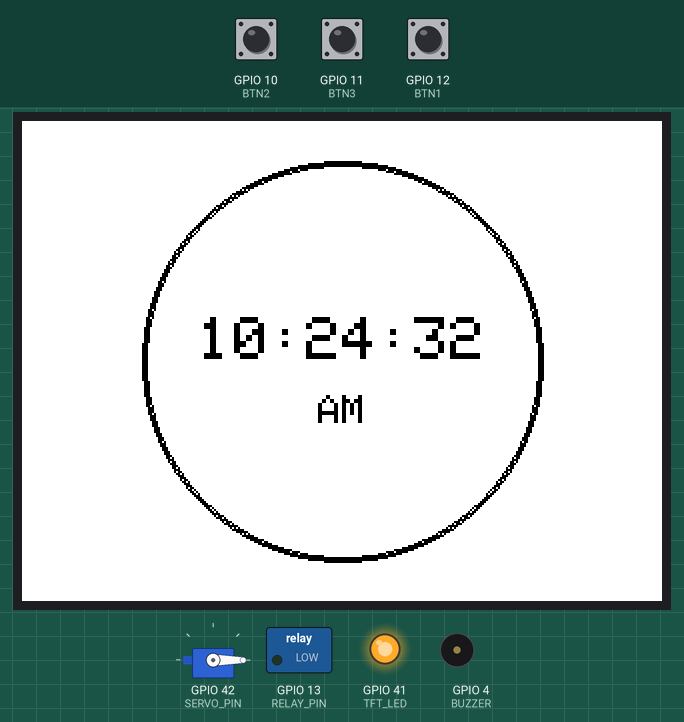
Recording of a sketch running on a simulated ESP32-S3. On the bench: servo, 320×240 colour display, switched loads named in the sketch (green lamp = pin HIGH), output pins drawn as LEDs (lit = HIGH), buzzer (waves = sounding, pin HIGH). The test bench sets the inputs (shaded band); at power-on: GPIO 12 (BTN1) LOW, GPIO 10 (BTN2) LOW, GPIO 11 (BTN3) LOW. The local clock reads 2024-03-15 10:24:30 at power-on unless the sketch sets it; what the sketch prints to the serial monitor is not drawn.

Above: at 2.6 s.
2.7 s: GPIO 12 (BTN1) pulled HIGH for 3.2 s
At 5.4 s:
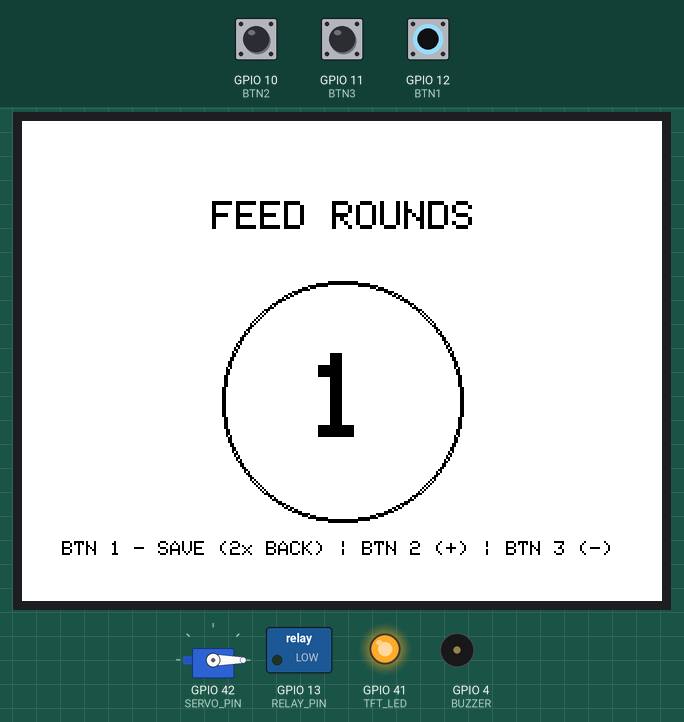
7.4 s: GPIO 12 (BTN1) pulled HIGH for 3.2 s
At 11.3 s:
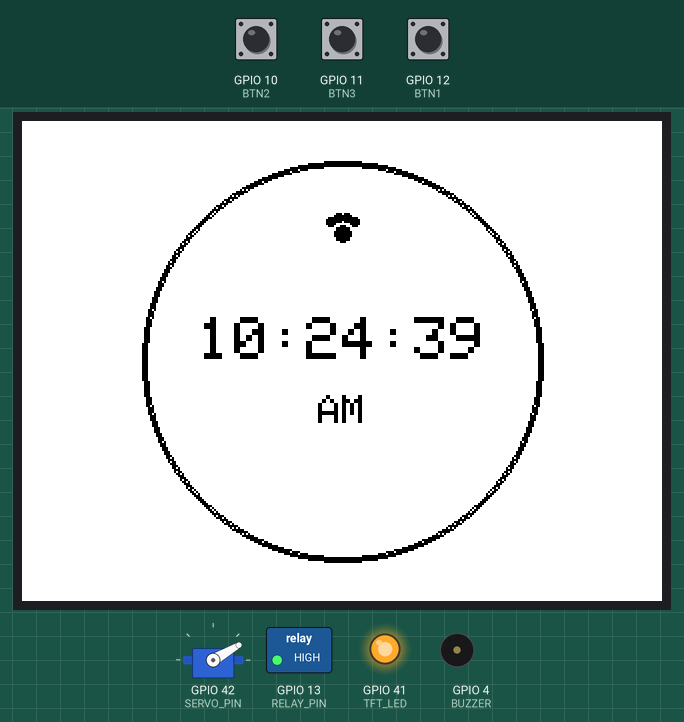
13.1 s: GPIO 10 (BTN2) pulled HIGH for 3.2 s
At 13.3 s:
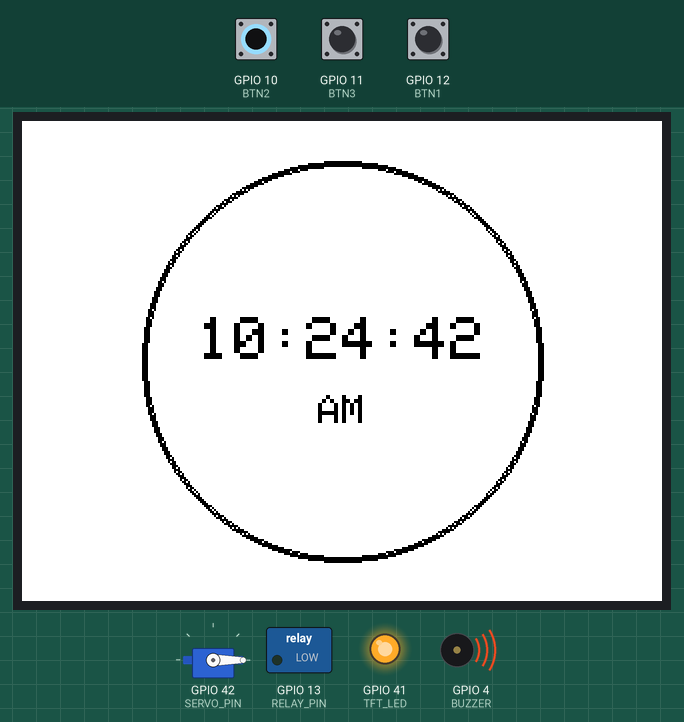
17.8 s: GPIO 11 (BTN3) pulled HIGH for 1 s
At 19.3 s:
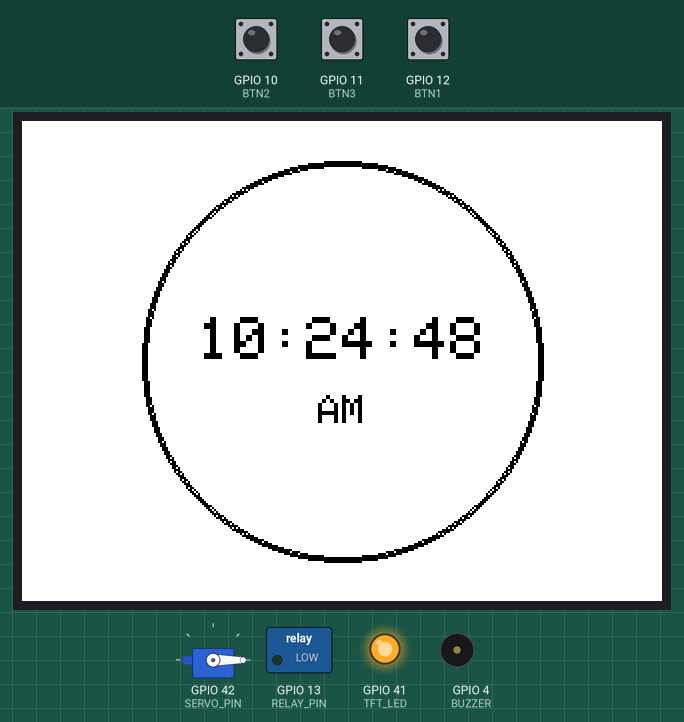
20.3 s: GPIO 10 (BTN2) pulled HIGH for 0.15 s
At 21.6 s:
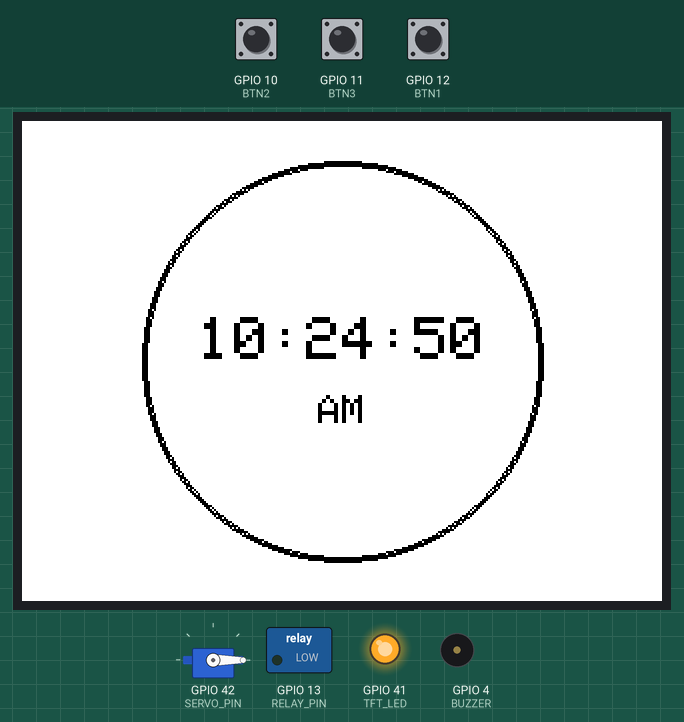
22.3 s: GPIO 11 (BTN3) pulled HIGH for 0.15 s
At 24.4 s:
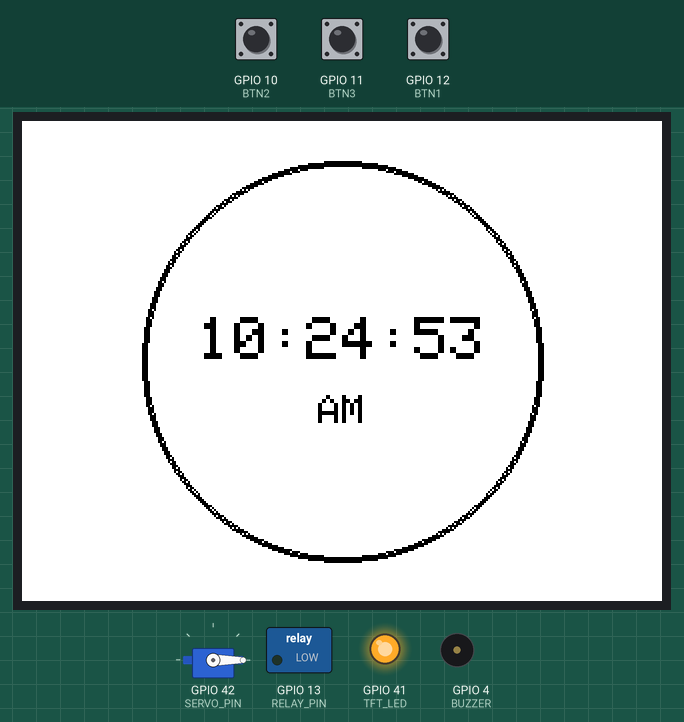
Timing chart, 0 to 25.3 s (numbered marks = the images above; inputs shaded):
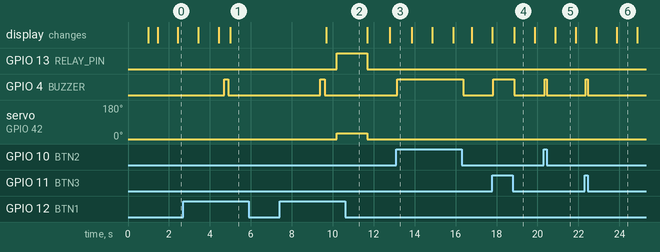

Measured:
- after the input at 2.7 s, GPIO 4 (BUZZER): LOW → HIGH after 2.0 s, → LOW 0.20 s later; the display: first differs from a run without the input after 2.3 s (image 1)
- after the input at 7.4 s, GPIO 13 (RELAY_PIN): LOW → HIGH after 2.8 s, → LOW 1.5 s later; GPIO 4 (BUZZER): LOW → HIGH after 2.0 s, → LOW 0.20 s later; servo on GPIO 42 (SERVO_PIN): 0° → 30° after 2.8 s, → 0° 1.5 s later; the display: changes after 2.3 s (image 2)
- after the input at 13.1 s, GPIO 4 (BUZZER): LOW → HIGH after 0.05 s, → LOW 3.2 s later
- after the input at 17.8 s, GPIO 4 (BUZZER): LOW → HIGH after 0.05 s, → LOW 1.0 s later
- after the input at 20.3 s, GPIO 4 (BUZZER): LOW → HIGH after 0.05 s, → LOW 0.10 s later
- after the input at 22.3 s, GPIO 4 (BUZZER): LOW → HIGH after 0.05 s, → LOW 0.10 s later
- what the display in image 5 shows lasts 1.0 s, from 20.9 s to 21.9 s

The sketch:

base3_feed_rounds.ino
```cpp
/*
 * ST7789 Display Configuration Template
 *
 * Display Pins:
 * MOSI -> GPIO35, MISO -> GPIO37, SCK -> GPIO36
 * CS -> GPIO38, DC -> GPIO39, RST -> GPIO40, LED -> GPIO41
 *
 * RTC Pins (DS1302):
 * CLK -> GPIO18, DAT -> GPIO19, RST -> GPIO20
 *
 * Button Pins (Pull-down):
 * BTN1 -> GPIO10, BTN2 -> GPIO11, BTN3 -> GPIO12
 *
 * Buzzer Pin:
 * BUZZER -> GPIO4 (Active Buzzer)
 *
 * Libraries: Adafruit_ST7789, Adafruit_GFX, ThreeWire, RtcDS1302
 */

#include <Adafruit_GFX.h>
#include <Adafruit_ST7789.h>
#include <SPI.h>
#include <ThreeWire.h>
#include <RtcDS1302.h>
#include <ESP32Servo.h>

// Display pins
#define TFT_CS   38
#define TFT_DC   39
#define TFT_RST  40
#define TFT_MOSI 35
#define TFT_MISO 37
#define TFT_CLK  36
#define TFT_LED  41

// RTC pins
#define RTC_CLK  18
#define RTC_DAT  19
#define RTC_RST  20

// Button pins (pull-down)
#define BTN1     12
#define BTN2     10
#define BTN3     11

// Buzzer pin
#define BUZZER   4

// Feed system pins
#define SERVO_PIN 42
#define RELAY_PIN 13

// Create display object
Adafruit_ST7789 tft = Adafruit_ST7789(TFT_CS, TFT_DC, TFT_MOSI, TFT_CLK, TFT_RST);

// Create RTC object
ThreeWire myWire(RTC_DAT, RTC_CLK, RTC_RST);
RtcDS1302<ThreeWire> Rtc(myWire);

// Create Servo object
Servo feedServo;

// Mode management
enum Mode {
  HOME_MODE,
  FEED_ROUNDS_MODE
};

Mode currentMode = HOME_MODE;

// Button state tracking
unsigned long lastDebounceTime[3] = {0, 0, 0};
bool lastButtonState[3] = {LOW, LOW, LOW};
const unsigned long debounceDelay = 50;

// Long press tracking for Button 1
unsigned long btn1PressStartTime = 0;
bool btn1LongPressTriggered = false;
const unsigned long longPressDuration = 2000;  // 2 seconds

// Double press tracking for Button 1 (to exit Feed Rounds mode)
unsigned long lastBtn1PressTime = 0;
int btn1PressCount = 0;
const unsigned long doublePressWindow = 500;  // 500ms window for double press

// Feed rounds state
int totalRounds = 1;  // Default 1 round
bool feedingComplete = false;
bool showBowlIcon = false;
unsigned long bowlIconStartTime = 0;
const unsigned long bowlIconDuration = 1000;  // Show for 5 seconds

void setup() {
  Serial.begin(115200);
  delay(1000);
  Serial.println("Initializing Display and RTC...");

  // Initialize display backlight
  pinMode(TFT_LED, OUTPUT);
  digitalWrite(TFT_LED, HIGH);  // Turn on backlight

  // Initialize button pins
  pinMode(BTN1, INPUT);
  pinMode(BTN2, INPUT);
  pinMode(BTN3, INPUT);

  // Initialize buzzer pin
  pinMode(BUZZER, OUTPUT);
  digitalWrite(BUZZER, LOW);

  // Initialize feed system
  pinMode(RELAY_PIN, OUTPUT);
  digitalWrite(RELAY_PIN, LOW);
  feedServo.attach(SERVO_PIN);
  feedServo.write(0);  // Initial position

  // Initialize ST7789 display
  tft.init(240, 320, SPI_MODE0);
  tft.invertDisplay(false);
  tft.setRotation(1);  // Landscape mode (320x240)
  delay(100);

  // Clear screen
  tft.fillScreen(ST77XX_WHITE);

  // Initialize RTC
  Rtc.Begin();

  RtcDateTime compiled = RtcDateTime(__DATE__, __TIME__);

  if (!Rtc.IsDateTimeValid()) {
    Serial.println("RTC lost confidence in the DateTime!");
    Serial.println("Resetting to 12:00:00 AM");
    // Reset to 12:00:00 AM (midnight) with current date
    RtcDateTime midnight = RtcDateTime(compiled.Year(), compiled.Month(), compiled.Day(), 0, 0, 0);
    Rtc.SetDateTime(midnight);
  }

  if (!Rtc.GetIsRunning()) {
    Serial.println("RTC was not actively running, starting now");
    Rtc.SetIsRunning(true);
  }

  // Auto-sync with compile time when uploaded
  RtcDateTime now = Rtc.GetDateTime();
  if (now < compiled) {
    Serial.println("RTC time is older than compile time. Auto-syncing...");
    Rtc.SetDateTime(compiled);
    Serial.print("Time synced to: ");
    Serial.print(__DATE__);
    Serial.print(" ");
    Serial.println(__TIME__);
  }

  Rtc.SetIsWriteProtected(false);

  Serial.println("Display and RTC Ready!");

  // Draw initial UI
  drawClockUI();
}

void loop() {
  static unsigned long lastUpdate = 0;

  if (currentMode == HOME_MODE) {
    // Update every second
    if (millis() - lastUpdate >= 1000) {
      lastUpdate = millis();
      updateTime();
    }

    // Check for bowl icon timeout
    if (showBowlIcon && (millis() - bowlIconStartTime >= bowlIconDuration)) {
      showBowlIcon = false;
      drawClockUI();  // Redraw to remove icon
    }

    // Check buttons (including long press for Button 1)
    checkHomeButtons();

  } else if (currentMode == FEED_ROUNDS_MODE) {
    checkFeedButtons();
  }
}

// Check button states in HOME mode
void checkHomeButtons() {
  bool currentBtn1State = digitalRead(BTN1);

  // Long press detection for Button 1
  if (currentBtn1State == HIGH && lastButtonState[0] == LOW) {
    // Button just pressed
    btn1PressStartTime = millis();
    btn1LongPressTriggered = false;
  }

  if (currentBtn1State == HIGH && !btn1LongPressTriggered) {
    // Check if held for 2 seconds
    if (millis() - btn1PressStartTime >= longPressDuration) {
      btn1LongPressTriggered = true;

      // Buzz to confirm
      digitalWrite(BUZZER, HIGH);
      delay(200);
      digitalWrite(BUZZER, LOW);

      // Switch to Feed Rounds Mode
      currentMode = FEED_ROUNDS_MODE;
      totalRounds = 1;  // Reset to default
      drawFeedRoundsUI();

      Serial.println("Entering Feed Rounds Mode");
    }
  }

  lastButtonState[0] = currentBtn1State;

  // Check other buttons for normal press
  int buttons[2] = {BTN2, BTN3};
  for (int i = 0; i < 2; i++) {
    bool currentState = digitalRead(buttons[i]);

    if (currentState != lastButtonState[i + 1]) {
      lastDebounceTime[i + 1] = millis();
    }

    if ((millis() - lastDebounceTime[i + 1]) > debounceDelay) {
      if (currentState == HIGH) {
        digitalWrite(BUZZER, HIGH);
        delay(100);
        digitalWrite(BUZZER, LOW);

        Serial.print("Button ");
        Serial.print(i + 2);
        Serial.println(" pressed!");
      }
    }

    lastButtonState[i + 1] = currentState;
  }
}

// Check button states in FEED_ROUNDS mode
void checkFeedButtons() {
  bool btn1State = digitalRead(BTN1);
  bool btn2State = digitalRead(BTN2);
  bool btn3State = digitalRead(BTN3);

  // BTN2: Increase rounds
  if (btn2State == HIGH && lastButtonState[1] == LOW) {
    if (totalRounds < 10) {
      totalRounds++;
      updateFeedRoundsDisplay();

      digitalWrite(BUZZER, HIGH);
      delay(100);
      digitalWrite(BUZZER, LOW);
    }
    delay(200);  // Simple debounce
  }

  // BTN3: Decrease rounds
  if (btn3State == HIGH && lastButtonState[2] == LOW) {
    if (totalRounds > 1) {
      totalRounds--;
      updateFeedRoundsDisplay();

      digitalWrite(BUZZER, HIGH);
      delay(100);
      digitalWrite(BUZZER, LOW);
    }
    delay(200);  // Simple debounce
  }

  // BTN1: Double press to go back, Long press to save and execute
  if (btn1State == HIGH && lastButtonState[0] == LOW) {
    unsigned long currentTime = millis();

    // Check if this is within double press window
    if (currentTime - lastBtn1PressTime <= doublePressWindow) {
      btn1PressCount++;

      if (btn1PressCount >= 2) {
        // Double press detected - go back to home
        digitalWrite(BUZZER, HIGH);
        delay(100);
        digitalWrite(BUZZER, LOW);
        delay(50);
        digitalWrite(BUZZER, HIGH);
        delay(100);
        digitalWrite(BUZZER, LOW);

        Serial.println("Double press detected. Returning to home...");

        currentMode = HOME_MODE;
        btn1PressCount = 0;
        drawClockUI();

        lastButtonState[0] = btn1State;
        lastButtonState[1] = btn2State;
        lastButtonState[2] = btn3State;
        return;
      }
    } else {
      // Reset count if outside window
      btn1PressCount = 1;
    }

    lastBtn1PressTime = currentTime;
    btn1PressStartTime = currentTime;
    btn1LongPressTriggered = false;
  }

  // Reset press count if window expired
  if (millis() - lastBtn1PressTime > doublePressWindow) {
    btn1PressCount = 0;
  }

  // Long press detection for save and execute
  if (btn1State == HIGH && !btn1LongPressTriggered) {
    if (millis() - btn1PressStartTime >= longPressDuration) {
      btn1LongPressTriggered = true;
      btn1PressCount = 0;  // Reset double press counter

      // Buzz to confirm
      digitalWrite(BUZZER, HIGH);
      delay(200);
      digitalWrite(BUZZER, LOW);

      Serial.print("Saved ");
      Serial.print(totalRounds);
      Serial.println(" rounds. Returning to home...");

      // Return to home mode and show paw icon FIRST
      currentMode = HOME_MODE;
      showBowlIcon = true;
      bowlIconStartTime = millis();
      drawClockUI();

      // Small delay to show the icon before feeding starts
      delay(500);

      // Execute feeding rounds
      executeFeedRounds();

      // Update the icon start time after feeding completes
      bowlIconStartTime = millis();
    }
  }

  lastButtonState[0] = btn1State;
  lastButtonState[1] = btn2State;
  lastButtonState[2] = btn3State;
}

// Draw minimalist clock UI with circular border
void drawClockUI() {
  tft.fillScreen(ST77XX_WHITE);

  // Draw circular border (centered)
  int centerX = 160;
  int centerY = 120;
  int radius = 100;

  // Draw thick circle border
  for (int i = 0; i < 3; i++) {
    tft.drawCircle(centerX, centerY, radius - i, ST77XX_BLACK);
  }

  // Draw bowl icon if needed
  if (showBowlIcon) {
    drawBowlIcon();
  }

  // Draw the time immediately
  updateTime();
}

// Draw minimalist Feed Rounds UI
void drawFeedRoundsUI() {
  tft.fillScreen(ST77XX_WHITE);

  // Title at top
  tft.setTextSize(2);
  tft.setTextColor(ST77XX_BLACK);
  tft.setCursor(95, 40);
  tft.print("FEED ROUNDS");

  // Draw simple circle border
  int centerX = 160;
  int centerY = 140;
  int radius = 60;

  for (int i = 0; i < 2; i++) {
    tft.drawCircle(centerX, centerY, radius - i, ST77XX_BLACK);
  }

  // Display number of rounds
  updateFeedRoundsDisplay();

  // Instructions at bottom (centered)
  tft.setTextSize(1);
  tft.setTextColor(ST77XX_BLACK);
  tft.setCursor(20, 210);
  tft.print("BTN 1 - SAVE (2x BACK) | BTN 2 (+) | BTN 3 (-)");
}

// Update feed rounds number display
void updateFeedRoundsDisplay() {
  int centerX = 160;
  int centerY = 140;

  // Clear center area
  tft.fillCircle(centerX, centerY, 55, ST77XX_WHITE);

  // Display rounds number
  tft.setTextSize(6);
  tft.setTextColor(ST77XX_BLACK);

  // Center the number
  int numWidth = (totalRounds >= 10) ? 36 : 18;  // Approximate width
  tft.setCursor(centerX - numWidth, centerY - 24);
  tft.print(totalRounds);
}

// Execute feeding rounds
void executeFeedRounds() {
  Serial.print("Executing ");
  Serial.print(totalRounds);
  Serial.println(" feeding rounds...");

  for (int i = 0; i < totalRounds; i++) {
    Serial.print("Round ");
    Serial.print(i + 1);
    Serial.print("/");
    Serial.println(totalRounds);

    // Activate servo and relay
    feedServo.write(30);
    digitalWrite(RELAY_PIN, HIGH);

    delay(1500);  // 1.5 seconds

    // Deactivate
    feedServo.write(0);
    digitalWrite(RELAY_PIN, LOW);

    // Wait between rounds (except after last round)
    if (i < totalRounds - 1) {
      delay(1000);  // 1 second delay
    }
  }

  Serial.println("Feeding complete!");
}

// Draw mini pet bowl icon at top of clock circle
void drawBowlIcon() {
  int centerX = 160;
  // Circle top is at y=20 (120-100), time top is around y=77 (120-24-10-9)
  // Position icon in the middle: (20 + 77) / 2 = 48.5
  int topY = 48;

  // Draw paw print icon (🐾)
  // Main pad (large circle)
  tft.fillCircle(centerX, topY + 8, 4, ST77XX_BLACK);

  // Four toe pads (small circles)
  tft.fillCircle(centerX - 6, topY + 2, 2, ST77XX_BLACK);  // Top left
  tft.fillCircle(centerX - 2, topY, 2, ST77XX_BLACK);      // Top center-left
  tft.fillCircle(centerX + 2, topY, 2, ST77XX_BLACK);      // Top center-right
  tft.fillCircle(centerX + 6, topY + 2, 2, ST77XX_BLACK);  // Top right
}

// Update and display current time
void updateTime() {
  RtcDateTime now = Rtc.GetDateTime();

  if (!now.IsValid()) {
    return;
  }

  int hour = now.Hour();
  int minute = now.Minute();
  int second = now.Second();

  // Determine AM/PM
  bool isPM = hour >= 12;
  if (hour > 12) hour -= 12;
  if (hour == 0) hour = 12;

  // Format time string
  char timeStr[12];
  sprintf(timeStr, "%02d:%02d:%02d", hour, minute, second);

  // Calculate text positions for centering
  int centerX = 160;
  int centerY = 120;

  // Display time with background color to overwrite previous text
  tft.setTextSize(3);
  tft.setTextColor(ST77XX_BLACK, ST77XX_WHITE);

  // Calculate time text position (centered)
  // Each character is 6*textSize wide, 8*textSize tall
  int timeWidth = strlen(timeStr) * 6 * 3;  // 8 chars * 6px * size 3
  int timeHeight = 8 * 3;
  tft.setCursor(centerX - timeWidth / 2, centerY - timeHeight / 2 - 10);
  tft.print(timeStr);

  // Display AM/PM indicator with background color
  tft.setTextSize(2);
  tft.setTextColor(ST77XX_BLACK, ST77XX_WHITE);

  // Calculate AM/PM text position (centered below time)
  int ampmWidth = 2 * 6 * 2;  // 2 chars * 6px * size 2
  int ampmHeight = 8 * 2;
  tft.setCursor(centerX - ampmWidth / 2, centerY + timeHeight / 2 + 5);
  tft.println(isPM ? "PM" : "AM");
}
```
